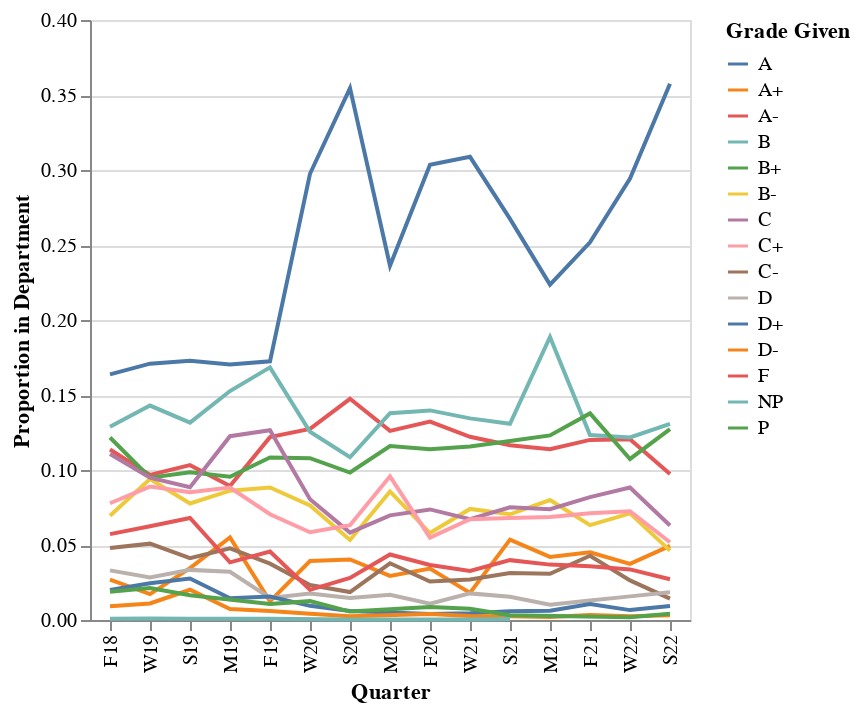

Notebook cell for this chart:
### Code cell
# distribution of grades for the PSTAT department
alt.Chart(merged[merged.Department == 'PSTAT']).mark_line().encode(
    x = alt.X('Quarter:O', sort = quarters),
    y = 'Proportion in Department',
    color = 'Grade Given'
)

### Figure 1 — Vega-Lite specification as saved in the notebook (floating-point values rounded to 4 significant figures; data arrays with more than 128 entries replaced by an {"elided": "..."} marker saying what was removed)
{"config": {"view": {"continuousWidth": 400, "continuousHeight": 300}}, "data": {"name": "data-4187aa1c6fcaa48a5968d649bde10bca"}, "mark": "line", "encoding": {"color": {"type": "nominal", "field": "Grade Given"}, "x": {"type": "ordinal", "field": "Quarter", "sort": ["F18", "W19", "S19", "M19", "F19", "W20", "S20", "M20", "F20", "W21", "S21", "M21", "F21", "W22", "S22"]}, "y": {"type": "quantitative", "field": "Proportion in Department"}}, "$schema": "https://vega.github.io/schema/vega-lite/v4.8.1.json", "datasets": {"data-4187aa1c6fcaa48a5968d649bde10bca": {"elided": "212 records"}}}
